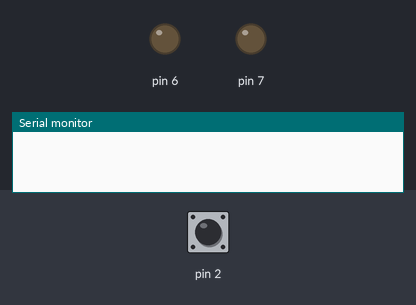
The sketch below on a simulated Arduino Nano, built with avr-gcc and run on an emulated ATmega328P. Shown: output pins drawn as LEDs (lit = HIGH), the last lines printed to the serial monitor. The test bench sets the inputs (shaded band); at power-on: pin 2 HIGH.

Above: at 0.05 s.
At 9.55 s:
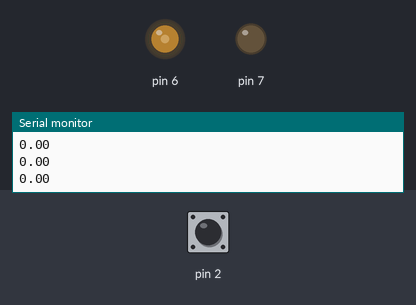
At 19.95 s:
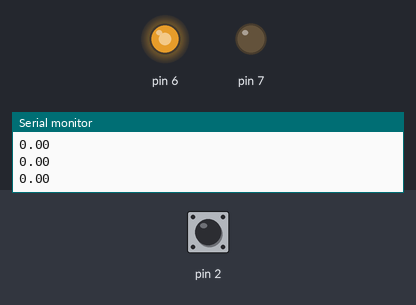
At 39.95 s:
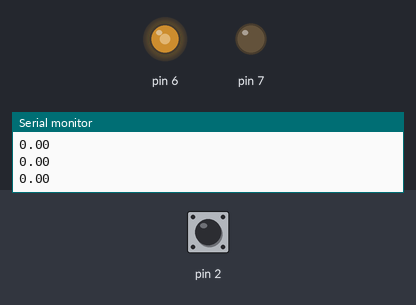
Timing chart, 0 to 40.0 s (numbered marks = the images above):
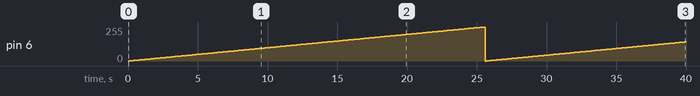

The sketch:

PIDVanToc.ino
```cpp
#define LM35 analogRead(A7)
#include <TimerOne.h>
float tocdo;
unsigned long xung;
int mucdich = 3000;
float Kp = 0;
float Ki = 0.02;
float Kd = 0;
float K1 = 0.003;
float viphan = 0;
float tichphan = 0;
float e;
float pre_e;
float out;
int khoidong=0;
void setup() {
  pinMode(6, OUTPUT);
  pinMode(7, OUTPUT);
  pinMode(2, INPUT);
  Timer1.initialize(100000);
  Timer1.attachInterrupt(DO_TOC_DO);
  attachInterrupt(0, DEM_XUNG, FALLING);
  Serial.begin(250000);
}
void loop() {
}
void PID(float K) {
  pre_e = e;
  e = mucdich - tocdo;
  out += e * K;
  /*
  viphan = (e - pre_e) / 0.1;
  tichphan += e * 0.1;
  out = Kp * e + Ki * tichphan + Kd * viphan;
  */
  int PWM = (int)out;
  if (PWM > 255) {
    PWM = 255;
  }
  if (PWM < 0) {
    PWM = 0;
  }
  analogWrite(6, PWM);
  Serial.println(tocdo);
  /*Serial.print("] [e: ");
  Serial.print(e); Serial.print("] [P: ");
  Serial.print(Kp * e); Serial.print("] [I: ");
  Serial.print(Ki * tichphan); Serial.print("] [D: ");
  Serial.print(Kd * viphan); Serial.print("] [out: ");
  Serial.print(out); Serial.println("]");
  */
}
void DO_TOC_DO() {
  tocdo = xung * 600 / 96;
  xung = 0;
  if(khoidong == 0 && tocdo < mucdich){
      out+=1;
      analogWrite(6,(int)out);
      Serial.println(tocdo);
    }
  else{
    khoidong =1;
  }
  if(khoidong == 1){
  PID(0.005);
  }
}
void DEM_XUNG() {
  xung++;
}
```

Measured:
- by itself, pin 6: 0/255 → 1/255 at 0.10 s, → 2/255 0.10 s later, → 3/255 0.10 s later, → 4/255 0.10 s later, … (399 changes in this stretch)
